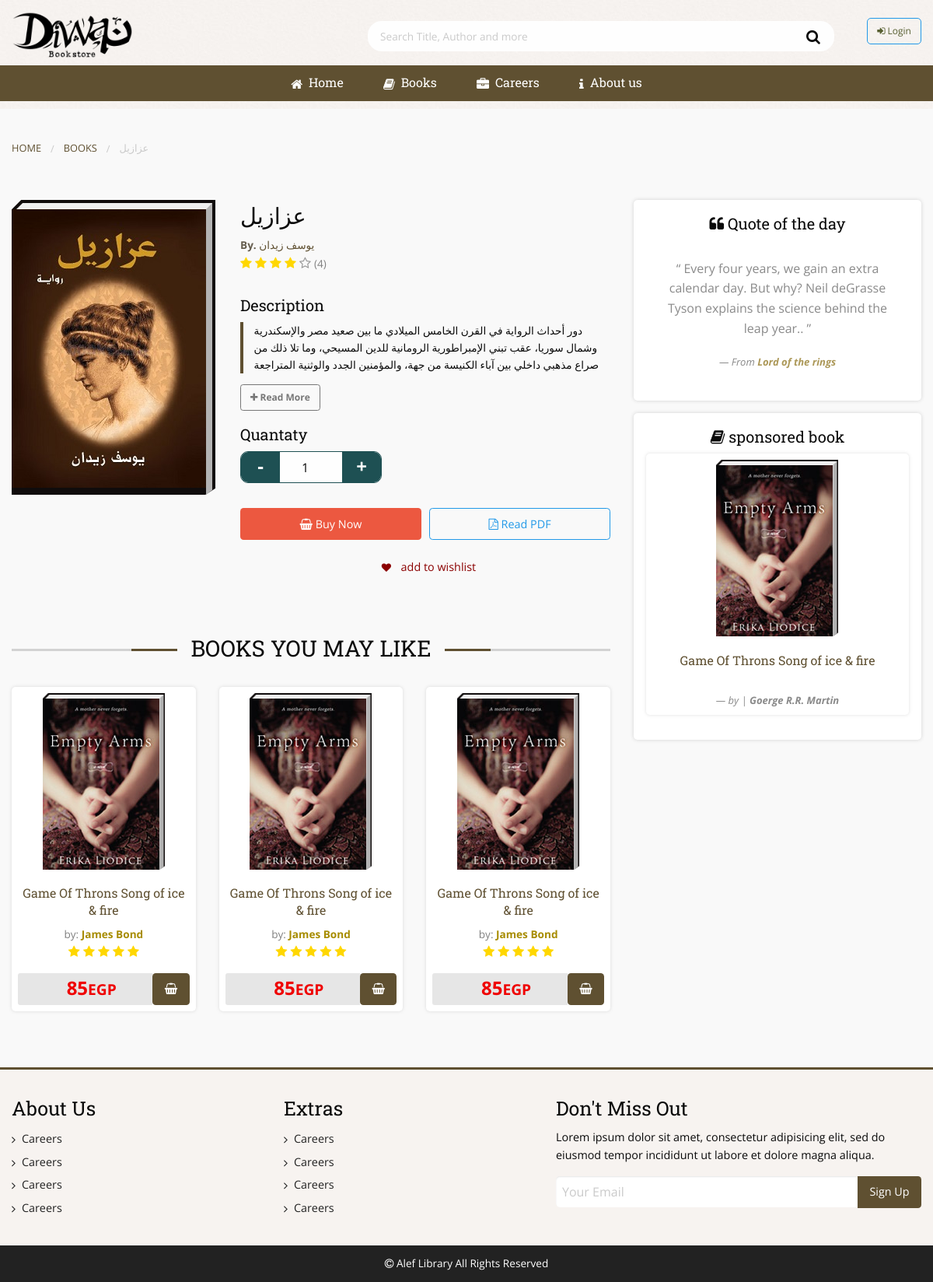
The page /book.php?id=5 on the database its author committed.
### tables this page shows
CREATE TABLE IF NOT EXISTS `books` (
  `id` int(11) NOT NULL AUTO_INCREMENT,
  `name` varchar(150) NOT NULL,
  `ISBN` varchar(20) NOT NULL,
  `author` varchar(150) NOT NULL,
  `publisher` varchar(150) NOT NULL,
  `p_year` int(11) NOT NULL,
  `category` varchar(150) NOT NULL,
  `description` text NOT NULL,
  `pic` varchar(150) NOT NULL,
  `rate` int(11) NOT NULL,
  PRIMARY KEY (`id`),
  UNIQUE KEY `name` (`name`),
  UNIQUE KEY `ISBN` (`ISBN`),
  UNIQUE KEY `pic` (`pic`)
);

### book.php (the view, shortened to what this page needs)
<?php
include ("manager/includes/config.php");
?>
<!doctype html>
<html class="no-js" lang="en">
<head>
  <link rel="stylesheet" href="https://maxcdn.bootstrapcdn.com/font-awesome/4.5.0/css/font-awesome.min.css">
  <link rel="stylesheet" type="text/css" href="http://cdn.jsdelivr.net/jquery.slick/1.5.9/slick.css" />
  <link rel="stylesheet" type="text/css" href="https://cdnjs.cloudflare.com/ajax/libs/slick-carousel/1.5.9/slick-theme.min.css" />
  <link rel="stylesheet" href="css/app.css">
</head>
<body>
  <div class="off-canvas-wrapper">
    <div class="off-canvas-wrapper-inner" data-off-canvas-wrapper>
      <div class="off-canvas-content" data-off-canvas-content>
        <header id="mainHeader">
          <div class="logoContainer">
            <div class="row">
              <div class="small-12 medium-2 column">
                <div id="logoWrap">
                  <a id="logo" href="/" title="Home Page"><img src="img/logo.png" alt="Bookstore Logo"></a>
                </div>
              </div>
              <div class="small-12 medium-10 column">
                <div class="loginSection" id="loginSection" data-toggler=".show">
                  <form id="search-form" name="search-form" action="">
                    <input type="search" placeholder="Search Title, Author and more" />
                    <button type="button" name="search-submit">
                      <i class="fa fa-search"></i>
                    </button>
                  </form>
            <?php
			  if (!isset($_SESSION['user'])){
			?>
            <a href="#" class="hollow small button user-logIn" data-toggle="login-dropdown">
              <i class="fa fa-sign-in"></i> Login
            </a>
           <?php } ?>
                </div>
              </div>
            </div>
            <div class="menuContainer show-for-medium">
              <div class="row">
              </div>
            </div>
          </header>
        <div class="row">
        <?php
		$id = $_GET['id'];
		$query="SELECT * FROM books where id=$id";
		$result= mysqli_query($db_conn, $query) or die("Invalid query");
		$row = mysqli_fetch_array($result);
		?>
          <div class="small-12 column">
            <nav aria-label="You are here:" role="navigation">
              <ul class="breadcrumbs">
                <li><a href="#">Home</a></li>
                <li><a href="#">Books</a></li>
                <li class="disabled"><?php echo $row['name']; ?></li>
              </ul>
            </nav>
          </div>
          <div class="medium-8 column">
            <article class="bookReview">
              <div class="book-cover">
                <img src="img/books/<?php echo $row['pic']; ?>" width="250" heiht="367" alt="Book Cover">
              </div>
              <div class="book-info">
                <h2 class="show-for-medium"><?php echo $row['name']; ?></h2>
                <div class="author  show-for-medium"><strong>By. </strong> <a href="#"><?php echo $row['author']; ?></a></div>
                <div class="p-stars show-for-medium">
                  <i class="fa fa-star"></i>
                  <i class="fa fa-star"></i>
                  <i class="fa fa-star"></i>
                  <i class="fa fa-star"></i>
                  <i class="fa fa-star-o"></i>
                  <span>(4)</span>
                </div>
                <div class="des">
                  <h5>Description</h5>
                  <div class="des-expand">
                    <p><?php echo $row['description']; ?></p>
                  </div>
                  <span class="expand-toggle secondary hollow small button">
                    <i class="fa fa-plus"></i> <strong>Read More</strong>
                  </span>
                </div>
                <form action="" method="get" accept-charset="utf-8">
                  <h5>Quantaty</h5>
                  <div class="p-quantity">
                    <a class="minus small button">-</a>
                    <input type="number" name="quantity" value="1" placeholder="">
                    <a class="add small button">+</a>
                  </div>
                  <div class="cta">
                    <a href="#" class="alert button">
                      <i class="fa fa-shopping-basket"></i> Buy Now
                    </a>
                    <a href="#" class="hollow button">
                      <i class="fa fa-file-pdf-o"></i> Read PDF
                    </a>
                    <a href="#" class="button expanded wishlist" title="wishlist">
                      <i class="fa fa-heart"></i> add to wishlist
                    </a>
                  </div>
                </form>
              </div>
            </article>
            <section class="section-style">
              <h1 class="section-title">
                  <span>Books You May Like</span>
              </h1>
              <div class="row">
                <div class="small-12 medium-4 column">
                  <div class="book-item">
                    <a class="item-bookcover">
                        <img src="img/cover1.jpg" width="150" height="220" alt="book cover">
                    </a>
                    <h1><a href="#">Game Of Throns Song of ice & fire</a></h1>
                    <span class="by">by:
                        <strong>James Bond</strong>
                    </span>
                    <span class="rate">
                      <i class="fa fa-star"></i>
                      <i class="fa fa-star"></i>
                      <i class="fa fa-star"></i>
                      <i class="fa fa-star"></i>
                      <i class="fa fa-star"></i>
                    </span>
                    <a href="#" class="cta-button">
                      <div class="price">85<small>EGP</small>
                      </div>
                      <span class="button">
                        <i class="fa fa-shopping-basket"></i>
                      </span>
                    </a>
                  </div>
                </div>
                <div class="small-12 medium-4 column">
                  <div class="book-item">
                    <a class="item-bookcover">
                        <img src="img/cover1.jpg" width="150" height="220" alt="book cover">
                    </a>
                    <h1><a href="#">Game Of Throns Song of ice & fire</a></h1>
                    <span class="by">by:
                        <strong>James Bond</strong>
                      </span>
                    <span class="rate">
                        <i class="fa fa-star"></i>
                        <i class="fa fa-star"></i>
                        <i class="fa fa-star"></i>
                        <i class="fa fa-star"></i>
                        <i class="fa fa-star"></i>
                      </span>
                    <a href="#" class="cta-button">
                      <div class="price">85<small>EGP</small>
                      </div>
                      <span class="button">
                        <i class="fa fa-shopping-basket"></i>
                      </span>
                    </a>
                  </div>
                </div>
                <div class="small-12 medium-4 column">
                  <div class="book-item">
                    <a class="item-bookcover">
                        <img src="img/cover1.jpg" width="150" height="220" alt="book cover">
                    </a>
                    <h1><a href="#">Game Of Throns Song of ice & fire</a></h1>
                    <span class="by">by:
                        <strong>James Bond</strong>
                      </span>
                    <span class="rate">
                        <i class="fa fa-star"></i>
                        <i class="fa fa-star"></i>
                        <i class="fa fa-star"></i>
                        <i class="fa fa-star"></i>
                        <i class="fa fa-star"></i>
                      </span>
                    <a href="#" class="cta-button">
                      <div class="price">85<small>EGP</small>
                      </div>
                      <span class="button">
                        <i class="fa fa-shopping-basket"></i>
                      </span>
                    </a>
                  </div>
                </div>
              </div>
            </section>
          </div>
          <div class="medium-4 column">
            <aside class="inner-aside">
              <div class="widget quote">
                <h5><i class="fa fa-quote-left"></i> Quote of the day</h5>
                <blockquote>
                  &ldquo; Every four years, we gain an extra calendar day. But why? Neil deGrasse Tyson explains the science behind the leap year.. &rdquo;
                  <cite>From <strong>Lord of the rings</strong></cite>
                </blockquote>
              </div>
              <div class="widget">
                <h5><i class="fa fa-book"></i> sponsored book</h5>
                <div class="book-item">
                  <span class="item-bookcover">
                      <a href="#">
                        <img src="img/cover1.jpg" width="150" height="220" alt="book cover">
                      </a>
                  </span>
                  <h1><a href="#">Game Of Throns Song of ice & fire</a></h1>
                  <cite>by | <strong>Goerge R.R. Martin</strong></cite>
                </div>
              </div>
            </aside>
          </div>
        </div>
        <footer class="main-footer">
          <div class="row">
            <div class="medium-7 show-for-medium column">
              <div class="row">
                <div class="medium-6 column">
                  <nav class="footer-links">
                    <h4>About Us</h4>
                    <ul class="menu vertical">
                      <li>
                        <a href="#" title="">
                          <i class="fa fa-angle-right"></i> Careers
                        </a>
                      </li>
                      <li>
                        <a href="#" title="">
                          <i class="fa fa-angle-right"></i> Careers
                        </a>
                      </li>
                      <li>
                        <a href="#" title="">
                          <i class="fa fa-angle-right"></i> Careers
                        </a>
                      </li>
                      <li>
                        <a href="#" title="">
                          <i class="fa fa-angle-right"></i> Careers
                        </a>
                      </li>
                    </ul>
                  </nav>
                </div>
                <div class="medium-6 column">
                  <nav class="footer-links">
                    <h4>Extras</h4>
                    <ul class="menu vertical">
                      <li>
                        <a href="#" title="">
                          <i class="fa fa-angle-right"></i> Careers
                        </a>
                      </li>
                      <li>
                        <a href="#" title="">
                          <i class="fa fa-angle-right"></i> Careers
                        </a>
                      </li>
                      <li>
                        <a href="#" title="">
                          <i class="fa fa-angle-right"></i> Careers
                        </a>
                      </li>
                      <li>
                        <a href="#" title="">
                          <i class="fa fa-angle-right"></i> Careers
                        </a>
                      </li>
                    </ul>
                  </nav>
                </div>
              </div>
            </div>
            <div class="small-12 medium-5 column">
              <div class="newsletters">
                <h4>Don't Miss Out</h4>
                <p>
                  Lorem ipsum dolor sit amet, consectetur adipisicing elit, sed do eiusmod tempor incididunt ut labore et dolore magna aliqua.
                </p>
                <form class="newsletters" action="" method="post" data-abide>
                  <div class="input-group">
                    <input required pattern="email" placeholder="Your Email" class="input-group-field" type="email">
                    <div class="input-group-button">
                      <input type="submit" class="button" value="Sign Up">
                    </div>
                  </div>
                </form>
              </div>
            </div>
          </div>
        </footer>
        <div class="copyright">
          <i class="fa fa-copyright "></i>
          Alef Library All Rights Reserved
        </div>
      </div>
    </div>
  </div>
</body>
</html>

### rows shown on the page
books: name "عزازيل", pic (picture), author "يوسف زيدان", description "دور أحداث الرواية في القرن الخامس الميلادي ما بين صعيد مصر والإسكندرية وشمال سوريا، عقب تبني الإمبراطورية الرومانية للدين المسيحي، وما تلا ذلك من صراع مذهبي داخلي بين آباء الكنيسة من جهة، والمؤمنين الجدد والوثنية المتراجعة…"
